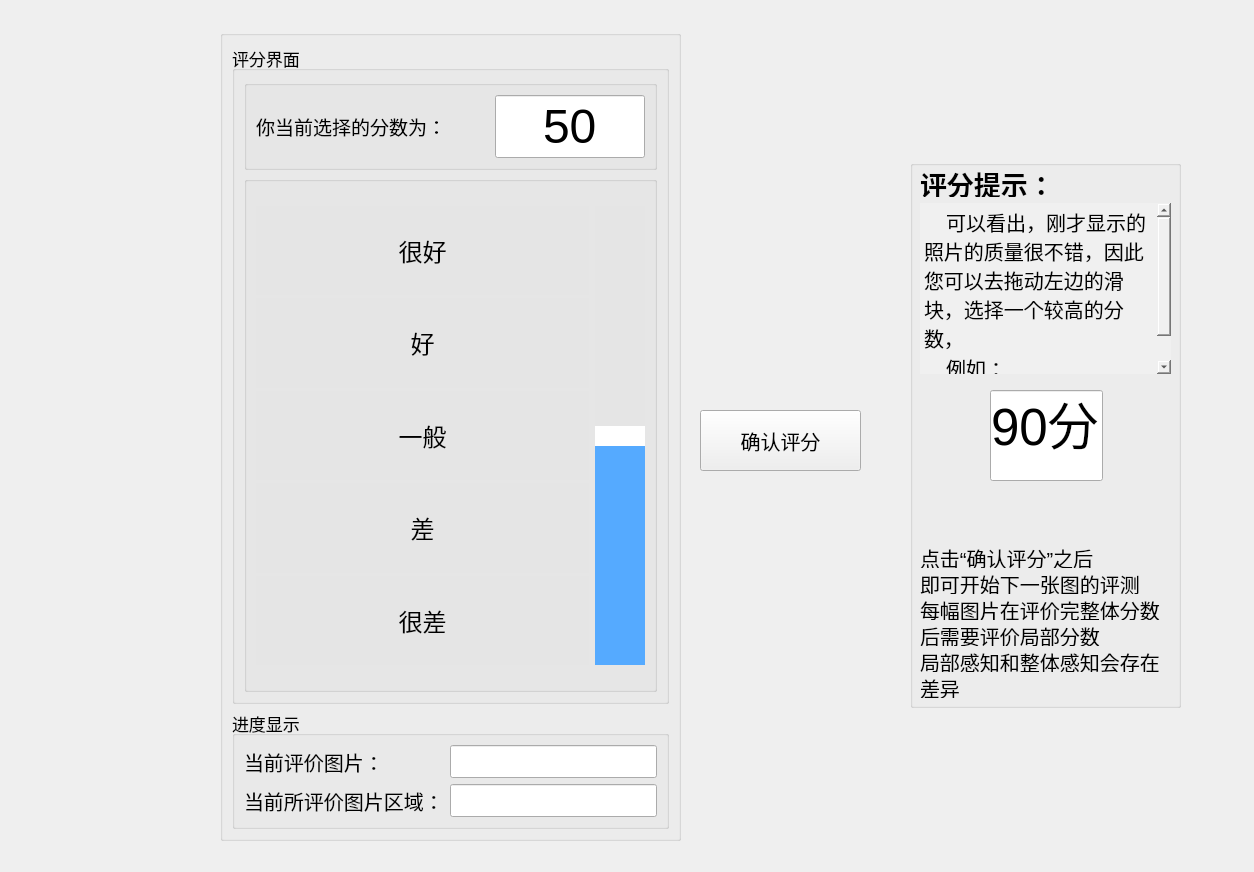
<?xml version="1.0" encoding="UTF-8"?>
<ui version="4.0">
 <class>PreScorePage</class>
 <widget class="QMainWindow" name="PreScorePage">
  <property name="geometry">
   <rect>
    <x>0</x>
    <y>0</y>
    <width>1254</width>
    <height>872</height>
   </rect>
  </property>
  <property name="windowTitle">
   <string>MainWindow</string>
  </property>
  <widget class="QWidget" name="centralwidget">
   <widget class="QLabel" name="label_21">
    <property name="geometry">
     <rect>
      <x>767</x>
      <y>879</y>
      <width>251</width>
      <height>31</height>
     </rect>
    </property>
    <property name="font">
     <font>
      <pointsize>20</pointsize>
      <weight>75</weight>
      <bold>true</bold>
     </font>
    </property>
    <property name="text">
     <string/>
    </property>
   </widget>
   <widget class="QGroupBox" name="groupBox_7">
    <property name="geometry">
     <rect>
      <x>220</x>
      <y>30</y>
      <width>461</width>
      <height>811</height>
     </rect>
    </property>
    <property name="maximumSize">
     <size>
      <width>461</width>
      <height>16777215</height>
     </size>
    </property>
    <property name="autoFillBackground">
     <bool>false</bool>
    </property>
    <property name="styleSheet">
     <string notr="true"/>
    </property>
    <property name="title">
     <string/>
    </property>
    <layout class="QVBoxLayout" name="verticalLayout_5">
     <item>
      <widget class="QGroupBox" name="groupBox_2">
       <property name="font">
        <font>
         <pointsize>13</pointsize>
        </font>
       </property>
       <property name="title">
        <string>评分界面</string>
       </property>
       <layout class="QVBoxLayout" name="verticalLayout_2">
        <item>
         <widget class="QGroupBox" name="groupBox_3">
          <property name="title">
           <string/>
          </property>
          <layout class="QHBoxLayout" name="horizontalLayout_8">
           <item>
            <widget class="QLabel" name="label">
             <property name="font">
              <font>
               <pointsize>14</pointsize>
              </font>
             </property>
             <property name="text">
              <string>你当前选择的分数为：</string>
             </property>
            </widget>
           </item>
           <item>
            <widget class="QLineEdit" name="scoreEdit">
             <property name="maximumSize">
              <size>
               <width>150</width>
               <height>16777215</height>
              </size>
             </property>
             <property name="font">
              <font>
               <pointsize>36</pointsize>
               <weight>50</weight>
               <bold>false</bold>
              </font>
             </property>
             <property name="text">
              <string>50</string>
             </property>
             <property name="alignment">
              <set>Qt::AlignCenter</set>
             </property>
             <property name="readOnly">
              <bool>true</bool>
             </property>
            </widget>
           </item>
          </layout>
         </widget>
        </item>
        <item>
         <widget class="QGroupBox" name="groupBox_4">
          <property name="minimumSize">
           <size>
            <width>411</width>
            <height>274</height>
           </size>
          </property>
          <property name="title">
           <string/>
          </property>
          <layout class="QVBoxLayout" name="verticalLayout_3">
           <item>
            <layout class="QHBoxLayout" name="horizontalLayout">
             <item>
              <layout class="QVBoxLayout" name="verticalLayout">
               <property name="spacing">
                <number>3</number>
               </property>
               <property name="topMargin">
                <number>15</number>
               </property>
               <property name="bottomMargin">
                <number>15</number>
               </property>
               <item>
                <widget class="QLabel" name="label_2">
                 <property name="font">
                  <font>
                   <family>微软雅黑</family>
                   <pointsize>18</pointsize>
                  </font>
                 </property>
                 <property name="styleSheet">
                  <string notr="true">	background-color: rgb(229, 229, 229);</string>
                 </property>
                 <property name="text">
                  <string>很好</string>
                 </property>
                 <property name="alignment">
                  <set>Qt::AlignCenter</set>
                 </property>
                </widget>
               </item>
               <item>
                <widget class="QLabel" name="label_3">
                 <property name="font">
                  <font>
                   <family>微软雅黑</family>
                   <pointsize>18</pointsize>
                  </font>
                 </property>
                 <property name="styleSheet">
                  <string notr="true">	background-color: rgb(229, 229, 229);</string>
                 </property>
                 <property name="text">
                  <string>好</string>
                 </property>
                 <property name="alignment">
                  <set>Qt::AlignCenter</set>
                 </property>
                </widget>
               </item>
               <item>
                <widget class="QLabel" name="label_4">
                 <property name="font">
                  <font>
                   <family>微软雅黑</family>
                   <pointsize>18</pointsize>
                  </font>
                 </property>
                 <property name="styleSheet">
                  <string notr="true">	background-color: rgb(229, 229, 229);</string>
                 </property>
                 <property name="text">
                  <string>一般</string>
                 </property>
                 <property name="alignment">
                  <set>Qt::AlignCenter</set>
                 </property>
                </widget>
               </item>
               <item>
                <widget class="QLabel" name="label_5">
                 <property name="font">
                  <font>
                   <family>微软雅黑</family>
                   <pointsize>18</pointsize>
                  </font>
                 </property>
                 <property name="styleSheet">
                  <string notr="true">	background-color: rgb(229, 229, 229);</string>
                 </property>
                 <property name="text">
                  <string>差</string>
                 </property>
                 <property name="alignment">
                  <set>Qt::AlignCenter</set>
                 </property>
                </widget>
               </item>
               <item>
                <widget class="QLabel" name="label_6">
                 <property name="font">
                  <font>
                   <family>微软雅黑</family>
                   <pointsize>18</pointsize>
                  </font>
                 </property>
                 <property name="styleSheet">
                  <string notr="true">	background-color: rgb(229, 229, 229);</string>
                 </property>
                 <property name="text">
                  <string>很差</string>
                 </property>
                 <property name="alignment">
                  <set>Qt::AlignCenter</set>
                 </property>
                </widget>
               </item>
              </layout>
             </item>
             <item>
              <widget class="QSlider" name="scoreSlider">
               <property name="minimumSize">
                <size>
                 <width>50</width>
                 <height>0</height>
                </size>
               </property>
               <property name="styleSheet">
                <string notr="true">QSlider {
	padding-top: 15px;
	padding-bottom: 15px;
	border-radius: 5px;
}
 
QSlider::add-page:vertical {
	background-color: rgb(85, 170, 255);
	width:5px;
	border-radius: 2px;
}
 
QSlider::sub-page:vertical {
	
	background-color: rgb(229, 229, 229);
	width:5px;
	border-radius: 2px;
}
 
QSlider::groove:vertical {
	background:transparent;
	width:80px;
}
 
QSlider::handle:vertical {
	height: 20px;
	width: 20px;
	margin: 0px -4px 0px -4px;
	border-radius: 10px;
	background: rgb(255, 255, 255);
}</string>
               </property>
               <property name="maximum">
                <number>100</number>
               </property>
               <property name="singleStep">
                <number>1</number>
               </property>
               <property name="pageStep">
                <number>2</number>
               </property>
               <property name="value">
                <number>50</number>
               </property>
               <property name="sliderPosition">
                <number>50</number>
               </property>
               <property name="orientation">
                <enum>Qt::Vertical</enum>
               </property>
               <property name="tickPosition">
                <enum>QSlider::NoTicks</enum>
               </property>
              </widget>
             </item>
            </layout>
           </item>
          </layout>
         </widget>
        </item>
       </layout>
      </widget>
     </item>
     <item>
      <widget class="QGroupBox" name="groupBox_11">
       <property name="minimumSize">
        <size>
         <width>0</width>
         <height>0</height>
        </size>
       </property>
       <property name="font">
        <font>
         <pointsize>13</pointsize>
        </font>
       </property>
       <property name="title">
        <string>进度显示</string>
       </property>
       <layout class="QFormLayout" name="formLayout">
        <item row="0" column="0">
         <widget class="QLabel" name="label_13">
          <property name="maximumSize">
           <size>
            <width>16777215</width>
            <height>16777215</height>
           </size>
          </property>
          <property name="font">
           <font>
            <pointsize>15</pointsize>
           </font>
          </property>
          <property name="text">
           <string>当前评价图片：</string>
          </property>
         </widget>
        </item>
        <item row="0" column="1">
         <widget class="QLineEdit" name="finishedEdit">
          <property name="font">
           <font>
            <pointsize>16</pointsize>
           </font>
          </property>
          <property name="alignment">
           <set>Qt::AlignCenter</set>
          </property>
          <property name="readOnly">
           <bool>false</bool>
          </property>
         </widget>
        </item>
        <item row="1" column="0">
         <widget class="QLabel" name="label_14">
          <property name="maximumSize">
           <size>
            <width>250</width>
            <height>16777215</height>
           </size>
          </property>
          <property name="font">
           <font>
            <pointsize>15</pointsize>
           </font>
          </property>
          <property name="text">
           <string>当前所评价图片区域：</string>
          </property>
         </widget>
        </item>
        <item row="1" column="1">
         <widget class="QLineEdit" name="currentPartEdit">
          <property name="font">
           <font>
            <pointsize>16</pointsize>
           </font>
          </property>
          <property name="text">
           <string/>
          </property>
          <property name="alignment">
           <set>Qt::AlignCenter</set>
          </property>
         </widget>
        </item>
       </layout>
      </widget>
     </item>
    </layout>
   </widget>
   <widget class="QGroupBox" name="groupBox_6">
    <property name="geometry">
     <rect>
      <x>910</x>
      <y>160</y>
      <width>271</width>
      <height>548</height>
     </rect>
    </property>
    <property name="maximumSize">
     <size>
      <width>271</width>
      <height>16777215</height>
     </size>
    </property>
    <property name="title">
     <string/>
    </property>
    <widget class="QLabel" name="label_7">
     <property name="geometry">
      <rect>
       <x>10</x>
       <y>10</y>
       <width>140</width>
       <height>27</height>
      </rect>
     </property>
     <property name="font">
      <font>
       <pointsize>20</pointsize>
       <weight>75</weight>
       <bold>true</bold>
      </font>
     </property>
     <property name="text">
      <string>评分提示：</string>
     </property>
    </widget>
    <widget class="QPlainTextEdit" name="plainTextEdit">
     <property name="geometry">
      <rect>
       <x>10</x>
       <y>43</y>
       <width>251</width>
       <height>171</height>
      </rect>
     </property>
     <property name="font">
      <font>
       <pointsize>15</pointsize>
      </font>
     </property>
     <property name="styleSheet">
      <string notr="true">background-color: rgb(240, 240, 240);
border:none;</string>
     </property>
     <property name="plainText">
      <string>    可以看出，刚才显示的照片的质量很不错，因此您可以去拖动左边的滑块，选择一个较高的分数，
    例如：</string>
     </property>
    </widget>
    <widget class="QLabel" name="label_16">
     <property name="geometry">
      <rect>
       <x>10</x>
       <y>388</y>
       <width>200</width>
       <height>20</height>
      </rect>
     </property>
     <property name="font">
      <font>
       <pointsize>15</pointsize>
       <weight>50</weight>
       <bold>false</bold>
      </font>
     </property>
     <property name="text">
      <string>点击“确认评分”之后</string>
     </property>
    </widget>
    <widget class="QLabel" name="label_12">
     <property name="geometry">
      <rect>
       <x>10</x>
       <y>414</y>
       <width>220</width>
       <height>20</height>
      </rect>
     </property>
     <property name="font">
      <font>
       <pointsize>15</pointsize>
       <weight>50</weight>
       <bold>false</bold>
      </font>
     </property>
     <property name="text">
      <string>即可开始下一张图的评测</string>
     </property>
    </widget>
    <widget class="QLabel" name="label_15">
     <property name="geometry">
      <rect>
       <x>10</x>
       <y>440</y>
       <width>240</width>
       <height>20</height>
      </rect>
     </property>
     <property name="font">
      <font>
       <pointsize>15</pointsize>
       <weight>50</weight>
       <bold>false</bold>
      </font>
     </property>
     <property name="text">
      <string>每幅图片在评价完整体分数</string>
     </property>
    </widget>
    <widget class="QLabel" name="label_9">
     <property name="geometry">
      <rect>
       <x>10</x>
       <y>466</y>
       <width>180</width>
       <height>20</height>
      </rect>
     </property>
     <property name="font">
      <font>
       <pointsize>15</pointsize>
      </font>
     </property>
     <property name="text">
      <string>后需要评价局部分数</string>
     </property>
    </widget>
    <widget class="QLabel" name="label_10">
     <property name="geometry">
      <rect>
       <x>10</x>
       <y>492</y>
       <width>240</width>
       <height>20</height>
      </rect>
     </property>
     <property name="font">
      <font>
       <pointsize>15</pointsize>
      </font>
     </property>
     <property name="text">
      <string>局部感知和整体感知会存在</string>
     </property>
    </widget>
    <widget class="QLabel" name="label_11">
     <property name="geometry">
      <rect>
       <x>10</x>
       <y>518</y>
       <width>40</width>
       <height>20</height>
      </rect>
     </property>
     <property name="font">
      <font>
       <pointsize>15</pointsize>
      </font>
     </property>
     <property name="text">
      <string>差异</string>
     </property>
    </widget>
    <widget class="QLineEdit" name="lineEdit">
     <property name="geometry">
      <rect>
       <x>80</x>
       <y>230</y>
       <width>113</width>
       <height>91</height>
      </rect>
     </property>
     <property name="font">
      <font>
       <pointsize>38</pointsize>
      </font>
     </property>
     <property name="text">
      <string>90分</string>
     </property>
     <property name="readOnly">
      <bool>true</bool>
     </property>
    </widget>
   </widget>
   <widget class="QPushButton" name="btnSure">
    <property name="geometry">
     <rect>
      <x>700</x>
      <y>410</y>
      <width>161</width>
      <height>61</height>
     </rect>
    </property>
    <property name="font">
     <font>
      <pointsize>15</pointsize>
     </font>
    </property>
    <property name="text">
     <string>确认评分</string>
    </property>
   </widget>
  </widget>
 </widget>
 <resources/>
 <connections/>
</ui>
